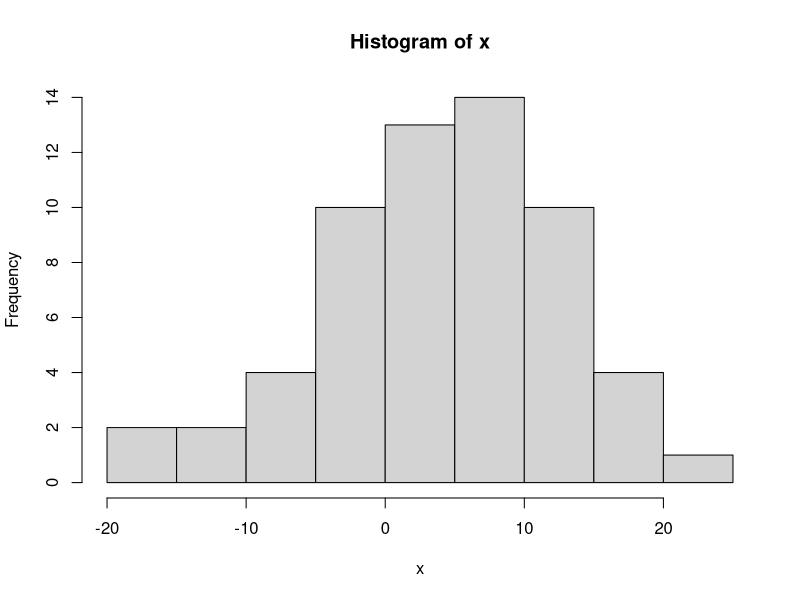
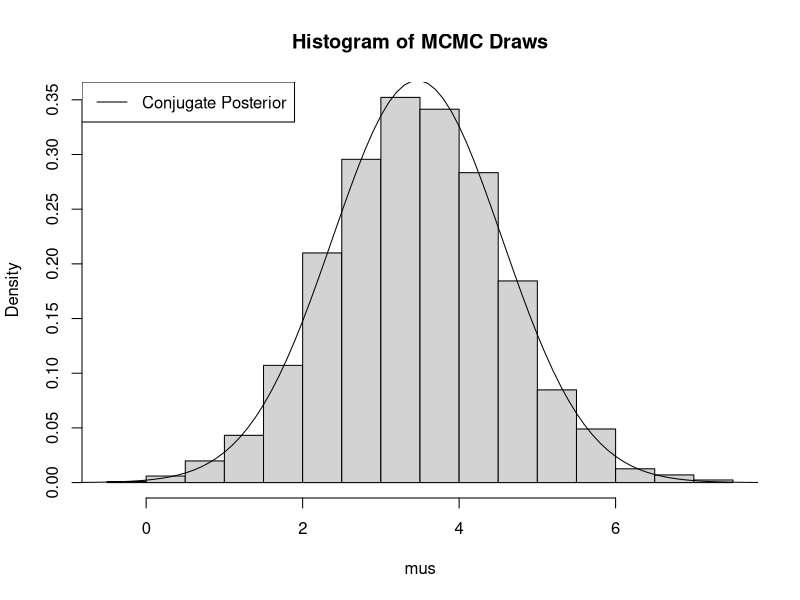
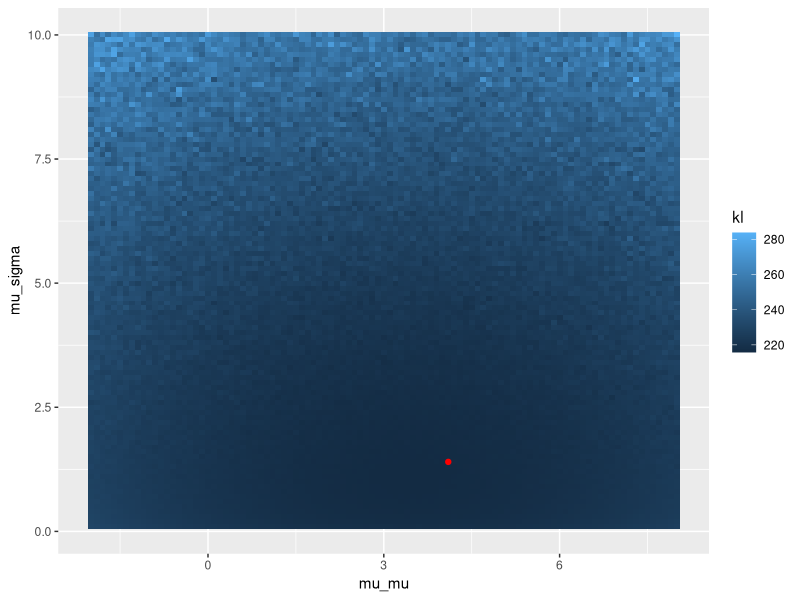
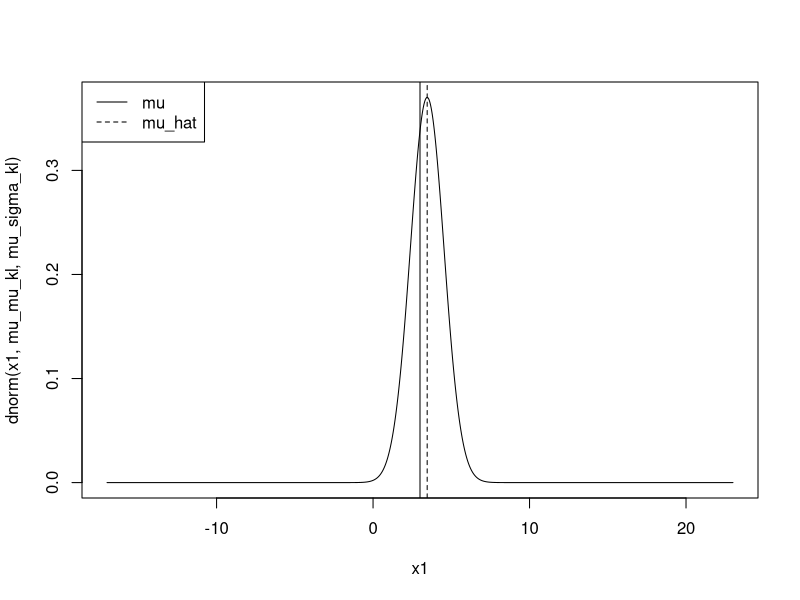
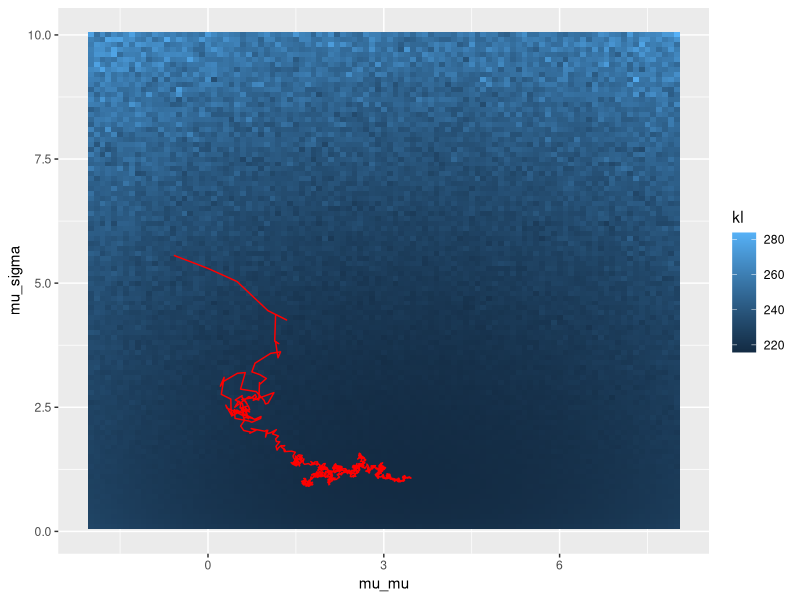
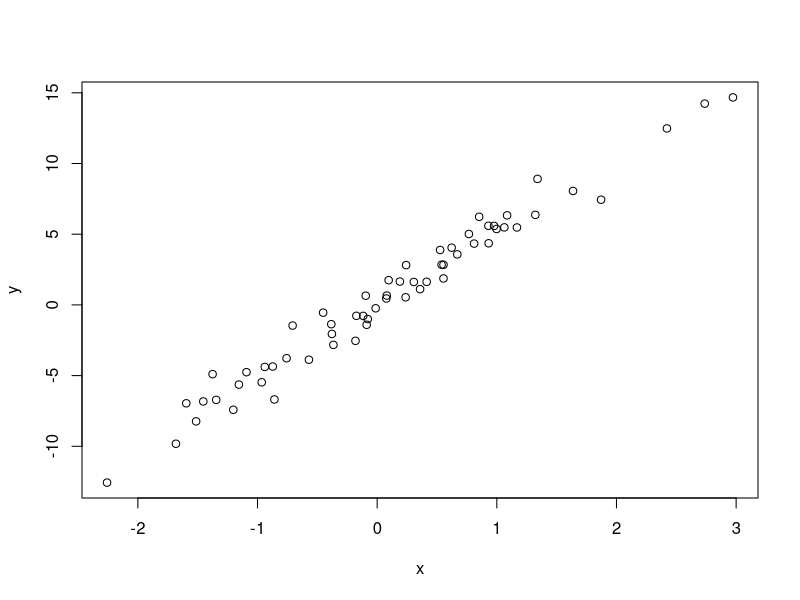

The R script that drew these images, in order: (Note: a time limit stopped this script after it produced the figures.)
## ---- chunk 1
options(tidyverse.quiet = TRUE)
library(tidyverse)
## ---- chunk 2
set.seed(1)

N <- 60
mu <- 3
sigma <- 10
x <- rnorm(N, mu, sigma)

hist(x)
## ---- chunk 3
prior_mu <- 2
prior_sigma <- 2

mu_mu_conj <- (prior_mu / prior_sigma^2 + sum(x) / sigma^2) / (1 / prior_sigma^2 + N / sigma^2) # posterior mean for mu
mu_sigma_conj <- sqrt(1 / (1 / prior_sigma^2 + N / sigma^2)) # posterior sd for mu

estimates <- data.frame(method = "Conjugate", mu_mu = mu_mu_conj, mu_sigma = mu_sigma_conj)
knitr::kable(estimates)
## ---- chunk 4
# we need a proposal distribution 
# very tiny jumps == high acceptance rate but slow mixing
jump_sigma <- 1
rproposal <- function(mu_) rnorm(1, mu_, jump_sigma) 
## ---- chunk 5
pacceptance <- function(mu1, mu0) {
  # calculations done in log for numerical stability (prevent underflows)
  log_likelihood1 <- dnorm(mu1, prior_mu, prior_sigma, log = TRUE) + sum(dnorm(x, mu1, sigma, log = TRUE))
  log_likelihood0 <- dnorm(mu0, prior_mu, prior_sigma, log = TRUE) + sum(dnorm(x, mu0, sigma, log = TRUE))
  exp(log_likelihood1 - log_likelihood0)
}
## ---- chunk 6
mu0 <- rnorm(1, prior_mu, prior_sigma) #select initial value from the prior (can be done other ways)
mus <- c() # collect the markov chain values here
# run Metropolis Hastings MCMC
iters <- 10000
for(i in 1:iters){
  mu1 <- rproposal(mu0) # propose new mu based on current mu
  acceptance_ratio <- pacceptance(mu1, mu0) # calculate acceptance probability
  # accept or reject with probability equal to acceptance_ratio
  u <- runif(1)
  mu0 <- ifelse(u <= acceptance_ratio, mu1, mu0) # if accept current mu it becomes previous mu for next step
  mus <- c(mus, mu0) # add current sample value to chain
}
## ---- chunk 7
mu_mu_mcmc <- mean(mus)
mu_sigma_mcmc <- sd(mus)

estimates <- rbind(estimates, data.frame(method = "MCMC", mu_mu = mu_mu_mcmc, mu_sigma = mu_sigma_mcmc))
knitr::kable(estimates)
## ---- chunk 8
x1 <- seq(-10, 20, by = 0.1)
hist(mus, freq = FALSE, main = "Histogram of MCMC Draws")
lines(y = dnorm(x1, mu_mu_conj, mu_sigma_conj ), x = x1)
legend("topleft", legend=c("Conjugate Posterior"), lty=c(1))
## ---- chunk 9
q_z <- rnorm
## ---- chunk 10
n_draws = 100 #number of draws for the expectation in KL divergence

kl_divergence <- function(posterior_mu, posterior_sigma){
  #take samples from approximate posterior distribution
  z <- q_z(n_draws, posterior_mu, posterior_sigma)
  #calculate elbo
  kl <- sapply(z, function(z_i){
    dnorm(z_i, posterior_mu, posterior_sigma, log = TRUE) - sum(dnorm(x, z_i, sigma, log = TRUE)) - dnorm(z_i, prior_mu, prior_sigma, log = TRUE)
  })
  mean(kl) #take expectation
}
## ---- chunk 11
# grid search over all combinations of mu_vals and sigma_vals
mu_vals <- seq(-2, 8, by = 0.1)
sigma_vals <- seq(0.1, 10, by = 0.1)
to_search <- expand.grid(mu_vals, sigma_vals)
to_search$kl <- 0
for(i in 1:nrow(to_search)){
  to_search[i, "kl"] <- kl_divergence(to_search[i,1], to_search[i,2])
}
to_search <- setNames(to_search, c("mu_mu", "mu_sigma", "kl"))

best_val <- to_search[which.min(to_search$kl),]
estimates <- rbind(estimates, data.frame(method = "VI-Grid Search", mu_mu = best_val$mu_mu, mu_sigma = best_val$mu_sigma))
knitr::kable(estimates)
## ---- chunk 12
to_search %>% 
  ggplot(aes(x = mu_mu, y = mu_sigma, fill =kl)) +
  geom_tile() +
  geom_point(data = best_val, aes(x = mu_mu, y = mu_sigma), col="red")
## ---- chunk 13
# coordinate descent
mu_mu_kl <- 0
mu_sigma_kl <- 5

iters <- 10000
h <- 1e-2
step_size <- 1e-3
steps <- as.data.frame(matrix(0, nrow = iters, ncol = 2)) %>%  setNames(c("mu", "sigma"))
for(i in 1:iters){
  #step mu
  gradient <- (kl_divergence(mu_mu_kl + h, mu_sigma_kl) - kl_divergence(mu_mu_kl, mu_sigma_kl)) / h
  mu_mu_kl <- mu_mu_kl - gradient * step_size
  #step sigma
  gradient <- (kl_divergence(mu_mu_kl, mu_sigma_kl + h) - kl_divergence(mu_mu_kl, mu_sigma_kl)) / h
  mu_sigma_kl <- mu_sigma_kl - gradient * step_size
  
  steps[i,] <- c(mu_mu_kl, mu_sigma_kl)
}
## ---- chunk 14
estimates <- rbind(estimates, data.frame(method = "VI-Gradient Descent", mu_mu = mu_mu_kl, mu_sigma = mu_sigma_kl))
knitr::kable(estimates)
## ---- chunk 15
x1 <- seq(-20, 20, by=0.01) + mu
plot(x = x1, y = dnorm(x1, mu_mu_kl, mu_sigma_kl), type="l")
abline(v = mu)
abline(v = mu_mu_kl, lty=2)
legend("topleft", legend=c("mu", "mu_hat"), lty=c(1,2))
## ---- chunk 16
to_search %>% 
  ggplot() +
  geom_tile(aes(x = mu_mu, y = mu_sigma, fill = kl)) +
  geom_path(data = steps, aes(x = mu, y = sigma), col="red")
## ---- chunk 17
N <- 60
beta <- 5
sigma <- 1
x <- rnorm(N)
y <- rnorm(N, x * beta, sigma)
## ---- chunk 18
plot(y~x)
## ---- chunk 19
prior_mu <- 0
prior_sigma <- 1
ndraws <- 100

encoder <- function(x, params){
  z <- x %*% t(params)
  z[,2] <- exp(z[,2])
  z
}

kl_divergence <- function(y, sigma, prior_mu, prior_sigma, n_draws){
  function(encoder_params, decoder_params){
    posterior_vals <- encoder(y, encoder_params)
    #calculate elbo
    elbo <- sapply(1:ndraws, function(i){
      #take samples from approximate distribution
      z <- rnorm(length(y), posterior_vals[,1], posterior_vals[,2]) # fix
      sum(dnorm(x, encoder(z, decoder_params), sigma, log = TRUE)) + 
        sum(dnorm(z, prior_mu, prior_sigma, log = TRUE)) - 
        sum(dnorm(z, posterior_vals[,1], posterior_vals[,2], log = TRUE))
    })
    mean(elbo)
  }
}

to_optimize <- kl_divergence(x, sigma, prior_mu, prior_sigma, n_draws)

# coordinate ascent
encoder_params <- c(.10,.1)
decoder_params <- c(.1,.1)

iters <- 1000
h <- 1e-2
step_size <- 1e-3
encoder_steps <- as.data.frame(matrix(0, nrow = iters, ncol = 2)) %>%  setNames(c("mu", "sigma"))
decoder_steps <- as.data.frame(matrix(0, nrow = iters, ncol = 2)) %>%  setNames(c("mu", "sigma"))
x_steps <- as.data.frame(matrix(0, nrow = iters, ncol = N)) %>%  setNames(c("mu", "sigma"))
for(i in 1:iters){
  #optimize encoder
  #step encoder b1
  gradient <- (to_optimize(c(encoder_params[1] + h, encoder_params[2]), decoder_params) - to_optimize(encoder_params, decoder_params)) / h
  encoder_params[1] <- encoder_params[1] + gradient * step_size
  #step encoder b2
  gradient <- (to_optimize(c(encoder_params[1], encoder_params[2] + h), decoder_params) - to_optimize(encoder_params, decoder_params)) / h
  encoder_params[2] <- encoder_params[2] + gradient * step_size
  #optimize decoder
  #step encoder b1
  gradient <- (to_optimize(encoder_params, c(decoder_params[1] + h, decoder_params[2])) - to_optimize(encoder_params, decoder_params)) / h
  decoder_params[1] <- decoder_params[1] + gradient * step_size
  #step encoder b2
  gradient <- (to_optimize(encoder_params, c(decoder_params[1], decoder_params[2] + h)) - to_optimize(encoder_params, decoder_params)) / h
  decoder_params[2] <- decoder_params[2] + gradient * step_size
  
  encoder_steps[i,] <- encoder_params
  decoder_steps[i,] <- decoder_params
  x_steps[i,] <- encoder(y, encoder_params)
}
## ---- chunk 20
plot(encoder(y, encoder_params)[,1] ~ x)
